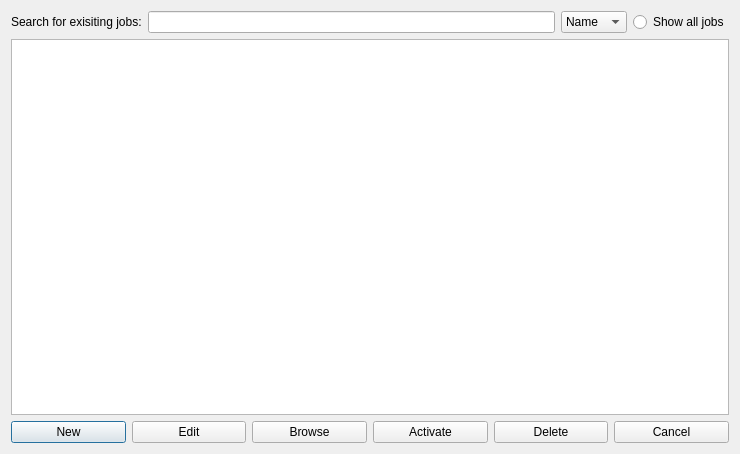
<?xml version="1.0" encoding="UTF-8"?>
<ui version="4.0">
 <class>job</class>
 <widget class="QDialog" name="job">
  <property name="geometry">
   <rect>
    <x>0</x>
    <y>0</y>
    <width>740</width>
    <height>454</height>
   </rect>
  </property>
  <property name="sizePolicy">
   <sizepolicy hsizetype="Expanding" vsizetype="Expanding">
    <horstretch>0</horstretch>
    <verstretch>0</verstretch>
   </sizepolicy>
  </property>
  <property name="acceptDrops">
   <bool>true</bool>
  </property>
  <property name="windowTitle">
   <string>Jobs</string>
  </property>
  <property name="sizeGripEnabled">
   <bool>false</bool>
  </property>
  <property name="modal">
   <bool>false</bool>
  </property>
  <layout class="QVBoxLayout" name="verticalLayout">
   <item>
    <layout class="QHBoxLayout" name="horizontalLayout">
     <property name="leftMargin">
      <number>0</number>
     </property>
     <item>
      <widget class="QLabel" name="label">
       <property name="sizePolicy">
        <sizepolicy hsizetype="Fixed" vsizetype="Fixed">
         <horstretch>0</horstretch>
         <verstretch>0</verstretch>
        </sizepolicy>
       </property>
       <property name="text">
        <string>Search for exisiting jobs:</string>
       </property>
      </widget>
     </item>
     <item>
      <widget class="QLineEdit" name="lineEdit"/>
     </item>
     <item>
      <widget class="QComboBox" name="comboBox">
       <item>
        <property name="text">
         <string>Name</string>
        </property>
       </item>
       <item>
        <property name="text">
         <string>Owner</string>
        </property>
       </item>
       <item>
        <property name="text">
         <string>Status</string>
        </property>
       </item>
      </widget>
     </item>
     <item>
      <widget class="QRadioButton" name="radioButton">
       <property name="text">
        <string>Show all jobs</string>
       </property>
      </widget>
     </item>
    </layout>
   </item>
   <item>
    <widget class="QTableView" name="tableView"/>
   </item>
   <item>
    <layout class="QHBoxLayout" name="horizontalLayout_2">
     <property name="sizeConstraint">
      <enum>QLayout::SetNoConstraint</enum>
     </property>
     <item>
      <widget class="QPushButton" name="newButton">
       <property name="sizePolicy">
        <sizepolicy hsizetype="Expanding" vsizetype="Fixed">
         <horstretch>0</horstretch>
         <verstretch>0</verstretch>
        </sizepolicy>
       </property>
       <property name="text">
        <string>New</string>
       </property>
      </widget>
     </item>
     <item>
      <widget class="QPushButton" name="editButton">
       <property name="sizePolicy">
        <sizepolicy hsizetype="Expanding" vsizetype="Fixed">
         <horstretch>0</horstretch>
         <verstretch>0</verstretch>
        </sizepolicy>
       </property>
       <property name="text">
        <string>Edit</string>
       </property>
      </widget>
     </item>
     <item>
      <widget class="QPushButton" name="browseButton">
       <property name="sizePolicy">
        <sizepolicy hsizetype="Expanding" vsizetype="Fixed">
         <horstretch>0</horstretch>
         <verstretch>0</verstretch>
        </sizepolicy>
       </property>
       <property name="text">
        <string>Browse</string>
       </property>
      </widget>
     </item>
     <item>
      <widget class="QPushButton" name="actButton">
       <property name="sizePolicy">
        <sizepolicy hsizetype="Expanding" vsizetype="Fixed">
         <horstretch>0</horstretch>
         <verstretch>0</verstretch>
        </sizepolicy>
       </property>
       <property name="text">
        <string>Activate</string>
       </property>
      </widget>
     </item>
     <item>
      <widget class="QPushButton" name="delButton">
       <property name="sizePolicy">
        <sizepolicy hsizetype="Expanding" vsizetype="Fixed">
         <horstretch>0</horstretch>
         <verstretch>0</verstretch>
        </sizepolicy>
       </property>
       <property name="text">
        <string>Delete</string>
       </property>
      </widget>
     </item>
     <item>
      <widget class="QPushButton" name="cancelButton">
       <property name="sizePolicy">
        <sizepolicy hsizetype="Expanding" vsizetype="Fixed">
         <horstretch>0</horstretch>
         <verstretch>0</verstretch>
        </sizepolicy>
       </property>
       <property name="text">
        <string>Cancel</string>
       </property>
      </widget>
     </item>
    </layout>
   </item>
  </layout>
 </widget>
 <layoutdefault spacing="6" margin="11"/>
 <resources/>
 <connections/>
</ui>
